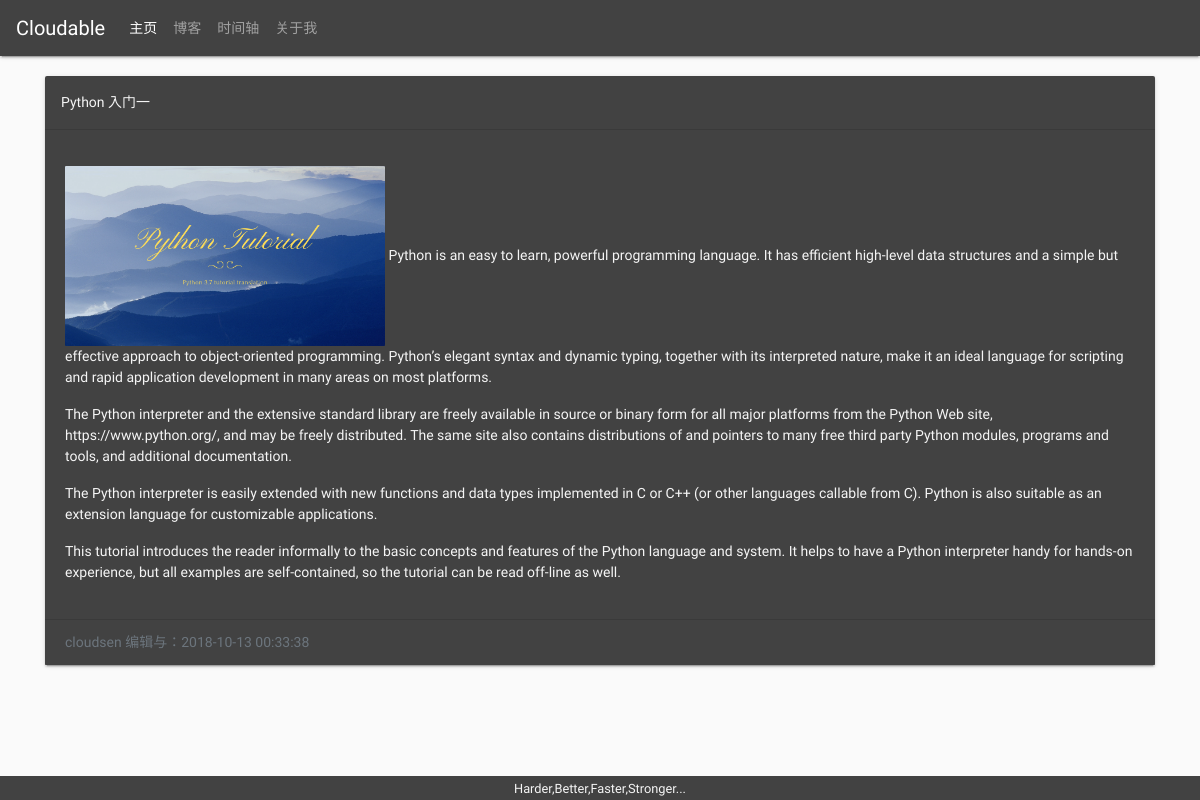
The page /cloudsen_blog/blog/article/1 on the database its author committed.
### cloudsen_blog/models.py (models this page shows, shortened)
class Article(models.Model):
    title = models.CharField(max_length=50)
    author = models.ForeignKey(User, db_constraint=False, on_delete=models.DO_NOTHING)
    tag = models.ForeignKey(Tag, db_constraint=False, on_delete=models.DO_NOTHING)
    content = models.TextField()
    summary = models.TextField(blank=True, null=True)
    create_time = models.DateTimeField(auto_now_add=True)
    update_time = models.DateTimeField(auto_now=True)
    is_deleted = models.BooleanField(default=False)

### cloudsen_blog/views.py (the view)
# urls.py: path('blog/article/<int:article_pk>', views.go_article_detail_page, name='go_article_detail'),
def go_article_detail_page(request: HttpRequest, article_pk: int):
    article = get_article_detail(article_pk)
    context = {'article': article}
    return render(request, 'cloudsen_blog/article-detail.html', context)

### cloudsen_blog/views.py (called while the page is built)
def get_article_detail(article_pk: int):
    return models.Article.objects.get(pk=article_pk)

### cloudsen_blog/templates/cloudsen_blog/article-detail.html (shortened to what this page needs)
{% extends 'cloudsen_blog/base.html' %}
{% load staticfiles %}
{% load markdown_deux_tags %}
{% block body %}
    <div class="container">
        <article class="card text-left bg-dark text-light" role="article">
            <div class="card-header">
                {{ article.title }}
            </div>
            <div class="card-body">
                <p class="card-text">{{ article.content|markdown }}</p>
            </div>
            <div class="card-footer text-muted bg-dark text-light">
                {{ article.author }} 编辑与：{{ article.update_time|date:'Y-m-d H:i:s' }}
            </div>
        </article>
    </div>
{% endblock %}

### cloudsen_blog/static/cloudsen_blog/css/base.css (style rules this page uses)
html { height: 100%; }
body { height: 100%; display: flex; flex-direction: column; }
.card-img { width: auto; height: 180px; }

### rows shown on the page
Article: title "Python 入门一", content (picture), content "Python is an easy to learn, powerful programming language. It has efficient high-level data structures and a simple but effective approach to object-oriented programming. Python’s elegant syntax and dynamic typing, together with its interpreted nature, make it an ideal language for scripting and rapid application development in many areas on most platforms. The Python interpreter and the extensive standard library are freely available in source or binary form for all major platforms from the Python Web site, https://www.python.org/, and may be freely distributed. The same site also contains distributions of and pointers to many free third party Python modules, programs and tools, and…", author "cloudsen", update_time "2018-10-13 00:33:38"
